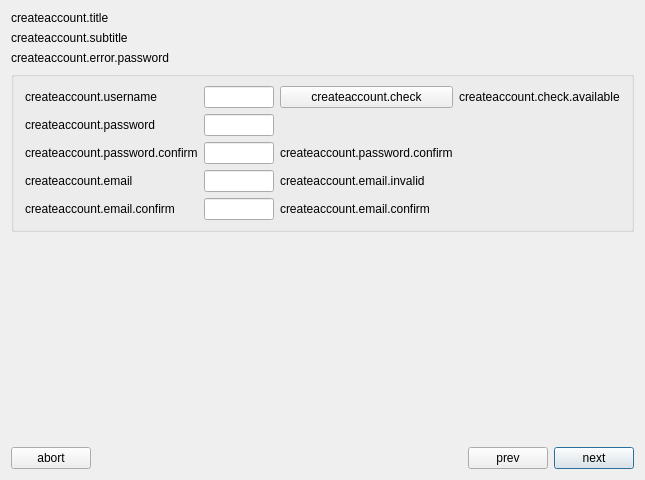
<?xml version="1.0" encoding="UTF-8"?>
<ui version="4.0">
 <class>createAccountPage</class>
 <widget class="CreateAccountPage" name="createAccountPage">
  <property name="geometry">
   <rect>
    <x>0</x>
    <y>0</y>
    <width>645</width>
    <height>480</height>
   </rect>
  </property>
  <layout class="QVBoxLayout" name="verticalLayout">
   <item>
    <layout class="QHBoxLayout" name="horizontalLayout">
     <item>
      <widget class="QLabel" name="title">
       <property name="text">
        <string>createaccount.title</string>
       </property>
      </widget>
     </item>
    </layout>
   </item>
   <item>
    <widget class="QLabel" name="label">
     <property name="text">
      <string>createaccount.subtitle</string>
     </property>
    </widget>
   </item>
   <item>
    <widget class="QLabel" name="error">
     <property name="text">
      <string>createaccount.error.password</string>
     </property>
     <property name="openExternalLinks">
      <bool>true</bool>
     </property>
     <property name="class" stdset="0">
      <string>error QLabel</string>
     </property>
    </widget>
   </item>
   <item>
    <widget class="QGroupBox" name="groupBox">
     <property name="title">
      <string/>
     </property>
     <layout class="QVBoxLayout" name="verticalLayout_2">
      <item>
       <layout class="QHBoxLayout" name="horizontalLayout_3">
        <item>
         <spacer name="horizontalSpacer_2">
          <property name="orientation">
           <enum>Qt::Horizontal</enum>
          </property>
          <property name="sizeHint" stdset="0">
           <size>
            <width>40</width>
            <height>20</height>
           </size>
          </property>
         </spacer>
        </item>
        <item>
         <layout class="QGridLayout" name="gridLayout_2">
          <item row="0" column="0">
           <widget class="QLabel" name="label_2">
            <property name="text">
             <string>createaccount.username</string>
            </property>
            <property name="class" stdset="0">
             <string>bold QLabel</string>
            </property>
           </widget>
          </item>
          <item row="4" column="0">
           <widget class="QLabel" name="label_3">
            <property name="text">
             <string>createaccount.email.confirm</string>
            </property>
            <property name="class" stdset="0">
             <string>bold QLabel</string>
            </property>
           </widget>
          </item>
          <item row="3" column="0">
           <widget class="QLabel" name="label_4">
            <property name="text">
             <string>createaccount.email</string>
            </property>
            <property name="class" stdset="0">
             <string>bold QLabel</string>
            </property>
           </widget>
          </item>
          <item row="2" column="0">
           <widget class="QLabel" name="label_5">
            <property name="text">
             <string>createaccount.password.confirm</string>
            </property>
            <property name="class" stdset="0">
             <string>bold QLabel</string>
            </property>
           </widget>
          </item>
          <item row="1" column="0">
           <widget class="QLabel" name="label_6">
            <property name="text">
             <string>createaccount.password</string>
            </property>
            <property name="class" stdset="0">
             <string>bold QLabel</string>
            </property>
           </widget>
          </item>
          <item row="0" column="1">
           <widget class="QLineEdit" name="username"/>
          </item>
          <item row="1" column="1">
           <widget class="QLineEdit" name="password">
            <property name="echoMode">
             <enum>QLineEdit::PasswordEchoOnEdit</enum>
            </property>
           </widget>
          </item>
          <item row="2" column="1">
           <widget class="QLineEdit" name="passwordConfirm">
            <property name="echoMode">
             <enum>QLineEdit::PasswordEchoOnEdit</enum>
            </property>
           </widget>
          </item>
          <item row="3" column="1">
           <widget class="QLineEdit" name="email"/>
          </item>
          <item row="4" column="1">
           <widget class="QLineEdit" name="emailConfirm"/>
          </item>
          <item row="0" column="2">
           <widget class="QPushButton" name="check">
            <property name="text">
             <string>createaccount.check</string>
            </property>
           </widget>
          </item>
          <item row="0" column="3">
           <widget class="QLabel" name="usernamePrompt">
            <property name="text">
             <string>createaccount.check.available</string>
            </property>
           </widget>
          </item>
          <item row="2" column="2">
           <widget class="QLabel" name="passwordConfirmPrompt">
            <property name="text">
             <string>createaccount.password.confirm</string>
            </property>
            <property name="class" stdset="0">
             <string>error QLabel</string>
            </property>
           </widget>
          </item>
          <item row="3" column="2">
           <widget class="QLabel" name="emailPrompt">
            <property name="text">
             <string>createaccount.email.invalid</string>
            </property>
            <property name="class" stdset="0">
             <string>error QLabel</string>
            </property>
           </widget>
          </item>
          <item row="4" column="2">
           <widget class="QLabel" name="emailConfirmPrompt">
            <property name="text">
             <string>createaccount.email.confirm</string>
            </property>
            <property name="class" stdset="0">
             <string>error QLabel</string>
            </property>
           </widget>
          </item>
         </layout>
        </item>
        <item>
         <spacer name="horizontalSpacer_3">
          <property name="orientation">
           <enum>Qt::Horizontal</enum>
          </property>
          <property name="sizeHint" stdset="0">
           <size>
            <width>40</width>
            <height>20</height>
           </size>
          </property>
         </spacer>
        </item>
       </layout>
      </item>
     </layout>
    </widget>
   </item>
   <item>
    <spacer name="verticalSpacer">
     <property name="orientation">
      <enum>Qt::Vertical</enum>
     </property>
     <property name="sizeHint" stdset="0">
      <size>
       <width>20</width>
       <height>40</height>
      </size>
     </property>
    </spacer>
   </item>
   <item>
    <layout class="QHBoxLayout" name="horizontalLayout_2">
     <item>
      <widget class="QPushButton" name="abort">
       <property name="text">
        <string>abort</string>
       </property>
      </widget>
     </item>
     <item>
      <spacer name="horizontalSpacer">
       <property name="orientation">
        <enum>Qt::Horizontal</enum>
       </property>
       <property name="sizeHint" stdset="0">
        <size>
         <width>40</width>
         <height>20</height>
        </size>
       </property>
      </spacer>
     </item>
     <item>
      <widget class="QPushButton" name="prev">
       <property name="text">
        <string>prev</string>
       </property>
      </widget>
     </item>
     <item>
      <widget class="QPushButton" name="next">
       <property name="text">
        <string>next</string>
       </property>
       <property name="autoDefault">
        <bool>true</bool>
       </property>
       <property name="default">
        <bool>true</bool>
       </property>
      </widget>
     </item>
    </layout>
   </item>
  </layout>
 </widget>
 <customwidgets>
  <customwidget>
   <class>CreateAccountPage</class>
   <extends>QWidget</extends>
   <header>createaccountpage.h</header>
   <container>1</container>
  </customwidget>
 </customwidgets>
 <resources/>
 <connections>
  <connection>
   <sender>prev</sender>
   <signal>clicked()</signal>
   <receiver>createAccountPage</receiver>
   <slot>prevPage()</slot>
   <hints>
    <hint type="sourcelabel">
     <x>511</x>
     <y>458</y>
    </hint>
    <hint type="destinationlabel">
     <x>319</x>
     <y>239</y>
    </hint>
   </hints>
  </connection>
  <connection>
   <sender>next</sender>
   <signal>clicked()</signal>
   <receiver>createAccountPage</receiver>
   <slot>nextPage()</slot>
   <hints>
    <hint type="sourcelabel">
     <x>592</x>
     <y>458</y>
    </hint>
    <hint type="destinationlabel">
     <x>319</x>
     <y>239</y>
    </hint>
   </hints>
  </connection>
  <connection>
   <sender>check</sender>
   <signal>clicked()</signal>
   <receiver>createAccountPage</receiver>
   <slot>checkAvailable()</slot>
   <hints>
    <hint type="sourcelabel">
     <x>344</x>
     <y>88</y>
    </hint>
    <hint type="destinationlabel">
     <x>319</x>
     <y>239</y>
    </hint>
   </hints>
  </connection>
  <connection>
   <sender>abort</sender>
   <signal>clicked()</signal>
   <receiver>createAccountPage</receiver>
   <slot>gotoMainPage()</slot>
   <hints>
    <hint type="sourcelabel">
     <x>47</x>
     <y>458</y>
    </hint>
    <hint type="destinationlabel">
     <x>322</x>
     <y>239</y>
    </hint>
   </hints>
  </connection>
 </connections>
</ui>
